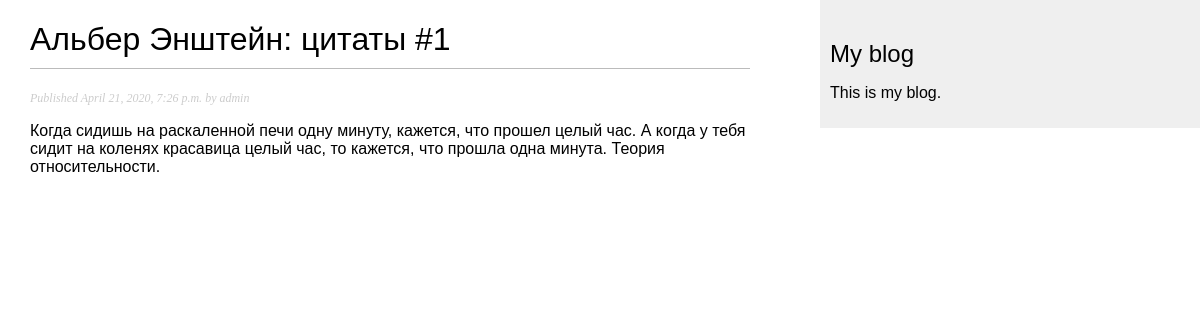
The page /blog/2020/4/21/alber-enshtejn-citaty-1/ on the database its author committed.
### blog/models.py (models this page shows, shortened)
class Post(models.Model):
    objects = models.Manager()
    STATUS_CHOICES = (
		('draft', 'Draft'),
		('published', 'Published'),
    )
    title = models.CharField(max_length=250)
    slug = models.SlugField(max_length=250, unique_for_date='publish')
    author = models.ForeignKey(
        User,
		on_delete=models.CASCADE,
		related_name='blog_posts'
	)
    body = models.TextField()
    publish = models.DateTimeField(default=timezone.now)
    created = models.DateTimeField(auto_now_add=True)
    updated = models.DateTimeField(auto_now=True)
    status = models.CharField(
		max_length=10,
		choices=STATUS_CHOICES,
		default='draft'
	)
    class Meta:
        ordering = ('-publish',)

### blog/views.py (the view)
def post_detail(request, year, month, day, post):
    post = get_object_or_404(
        Post,
        status='published',
        publish__year=year,
        publish__month=month,
        publish__day=day,
        slug=post,)
    return render(request, 'blog/post/detail.html', {'post': post})

### blog/templates/blog/post/detail.html (shortened to what this page needs)
{% extends "blog/base.html" %}
{% block content %}
    <h1>{{ post.title }}</h1>
    <p class="date">Published {{ post.publish }} by {{ post.author }}</p>
    {{ post.body|linebreaks }}
{% endblock %}

### blog/static/css/blog.css (style rules this page uses)
body { margin:0; padding:0; font-family:helvetica, sans-serif; }
h1 { font-weight:normal; border-bottom:1px solid #bbb; padding:0 0 10px 0; }
p.date { color:#ccc; font-family: georgia, serif; font-size: 12px; font-style: italic; }

### rows shown on the page
Post: title "Альбер Энштейн: цитаты #1", publish "April 21, 2020, 7:26 p.m.", author "admin", body "Когда сидишь на раскаленной печи одну минуту, кажется, что прошел целый час. А когда у тебя сидит на коленях красавица целый час, то кажется, что прошла одна минута. Теория относительности."
